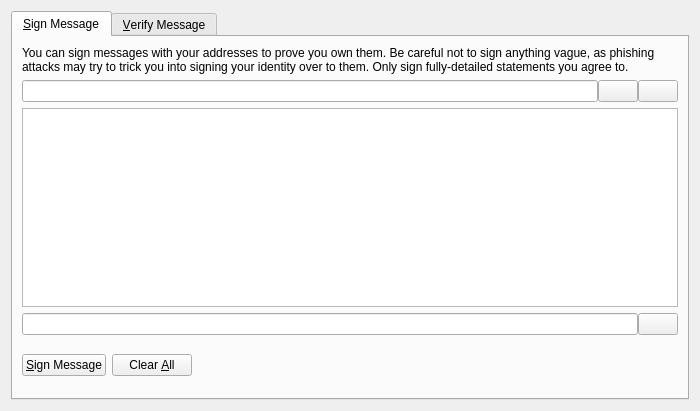
<?xml version="1.0" encoding="UTF-8"?>
<ui version="4.0">
 <class>SignVerifyMessageDialog</class>
 <widget class="QDialog" name="SignVerifyMessageDialog">
  <property name="geometry">
   <rect>
    <x>0</x>
    <y>0</y>
    <width>700</width>
    <height>411</height>
   </rect>
  </property>
  <property name="windowTitle">
   <string>Signatures - Sign / Verify a Message</string>
  </property>
  <property name="modal">
   <bool>true</bool>
  </property>
  <layout class="QVBoxLayout" name="verticalLayout">
   <item>
    <widget class="QTabWidget" name="tabWidget">
     <property name="currentIndex">
      <number>0</number>
     </property>
     <widget class="QWidget" name="tabSignMessage">
      <attribute name="title">
       <string>&amp;Sign Message</string>
      </attribute>
      <layout class="QVBoxLayout" name="verticalLayout_SM">
       <item>
        <widget class="QLabel" name="infoLabel_SM">
         <property name="text">
          <string>You can sign messages with your addresses to prove you own them. Be careful not to sign anything vague, as phishing attacks may try to trick you into signing your identity over to them. Only sign fully-detailed statements you agree to.</string>
         </property>
         <property name="textFormat">
          <enum>Qt::PlainText</enum>
         </property>
         <property name="wordWrap">
          <bool>true</bool>
         </property>
        </widget>
       </item>
       <item>
        <layout class="QHBoxLayout" name="horizontalLayout_1_SM">
         <property name="spacing">
          <number>0</number>
         </property>
         <item>
          <widget class="QValidatedLineEdit" name="addressIn_SM">
           <property name="toolTip">
            <string>The address to sign the message with (e.g. Fibre1QR5TXecqnFJhBY959CMKGy8t37oU)</string>
           </property>
           <property name="maxLength">
            <number>34</number>
           </property>
          </widget>
         </item>
         <item>
          <widget class="QPushButton" name="addressBookButton_SM">
           <property name="toolTip">
            <string>Choose an address from the address book</string>
           </property>
           <property name="text">
            <string/>
           </property>
           <property name="icon">
            <iconset resource="../bitcoin.qrc">
             <normaloff>:/icons/address-book</normaloff>:/icons/address-book</iconset>
           </property>
           <property name="shortcut">
            <string>Alt+A</string>
           </property>
           <property name="autoDefault">
            <bool>false</bool>
           </property>
          </widget>
         </item>
         <item>
          <widget class="QPushButton" name="pasteButton_SM">
           <property name="toolTip">
            <string>Paste address from clipboard</string>
           </property>
           <property name="text">
            <string/>
           </property>
           <property name="icon">
            <iconset resource="../bitcoin.qrc">
             <normaloff>:/icons/editpaste</normaloff>:/icons/editpaste</iconset>
           </property>
           <property name="shortcut">
            <string>Alt+P</string>
           </property>
           <property name="autoDefault">
            <bool>false</bool>
           </property>
          </widget>
         </item>
        </layout>
       </item>
       <item>
        <widget class="QPlainTextEdit" name="messageIn_SM">
         <property name="toolTip">
          <string>Enter the message you want to sign here</string>
         </property>
        </widget>
       </item>
       <item>
        <layout class="QHBoxLayout" name="horizontalLayout_2_SM">
         <property name="spacing">
          <number>0</number>
         </property>
         <item>
          <widget class="QLineEdit" name="signatureOut_SM">
           <property name="font">
            <font>
             <italic>true</italic>
            </font>
           </property>
           <property name="readOnly">
            <bool>true</bool>
           </property>
          </widget>
         </item>
         <item>
          <widget class="QPushButton" name="copySignatureButton_SM">
           <property name="toolTip">
            <string>Copy the current signature to the system clipboard</string>
           </property>
           <property name="text">
            <string/>
           </property>
           <property name="icon">
            <iconset resource="../bitcoin.qrc">
             <normaloff>:/icons/editcopy</normaloff>:/icons/editcopy</iconset>
           </property>
           <property name="autoDefault">
            <bool>false</bool>
           </property>
          </widget>
         </item>
        </layout>
       </item>
       <item>
        <layout class="QHBoxLayout" name="horizontalLayout_3_SM">
         <item>
          <widget class="QPushButton" name="signMessageButton_SM">
           <property name="toolTip">
            <string>Sign the message to prove you own this Fibre address</string>
           </property>
           <property name="text">
            <string>&amp;Sign Message</string>
           </property>
           <property name="icon">
            <iconset resource="../bitcoin.qrc">
             <normaloff>:/icons/edit</normaloff>:/icons/edit</iconset>
           </property>
           <property name="autoDefault">
            <bool>false</bool>
           </property>
          </widget>
         </item>
         <item>
          <widget class="QPushButton" name="clearButton_SM">
           <property name="toolTip">
            <string>Reset all sign message fields</string>
           </property>
           <property name="text">
            <string>Clear &amp;All</string>
           </property>
           <property name="icon">
            <iconset resource="../bitcoin.qrc">
             <normaloff>:/icons/remove</normaloff>:/icons/remove</iconset>
           </property>
           <property name="autoDefault">
            <bool>false</bool>
           </property>
          </widget>
         </item>
         <item>
          <spacer name="horizontalSpacer_1_SM">
           <property name="orientation">
            <enum>Qt::Horizontal</enum>
           </property>
           <property name="sizeHint" stdset="0">
            <size>
             <width>40</width>
             <height>48</height>
            </size>
           </property>
          </spacer>
         </item>
         <item>
          <widget class="QLabel" name="statusLabel_SM">
           <property name="font">
            <font>
             <weight>50</weight>
             <bold>false</bold>
            </font>
           </property>
           <property name="text">
            <string/>
           </property>
           <property name="wordWrap">
            <bool>true</bool>
           </property>
          </widget>
         </item>
         <item>
          <spacer name="horizontalSpacer_2_SM">
           <property name="orientation">
            <enum>Qt::Horizontal</enum>
           </property>
           <property name="sizeHint" stdset="0">
            <size>
             <width>40</width>
             <height>48</height>
            </size>
           </property>
          </spacer>
         </item>
        </layout>
       </item>
      </layout>
     </widget>
     <widget class="QWidget" name="tabVerifyMessage">
      <attribute name="title">
       <string>&amp;Verify Message</string>
      </attribute>
      <layout class="QVBoxLayout" name="verticalLayout_VM">
       <item>
        <widget class="QLabel" name="infoLabel_VM">
         <property name="text">
          <string>Enter the signing address, message (ensure you copy line breaks, spaces, tabs, etc. exactly) and signature below to verify the message. Be careful not to read more into the signature than what is in the signed message itself, to avoid being tricked by a man-in-the-middle attack.</string>
         </property>
         <property name="textFormat">
          <enum>Qt::PlainText</enum>
         </property>
         <property name="alignment">
          <set>Qt::AlignLeading|Qt::AlignLeft|Qt::AlignTop</set>
         </property>
         <property name="wordWrap">
          <bool>true</bool>
         </property>
        </widget>
       </item>
       <item>
        <layout class="QHBoxLayout" name="horizontalLayout_1_VM">
         <property name="spacing">
          <number>0</number>
         </property>
         <item>
          <widget class="QValidatedLineEdit" name="addressIn_VM">
           <property name="toolTip">
            <string>The address the message was signed with (e.g. Fibre1QR5TXecqnFJhBY959CMKGy8t37oU)</string>
           </property>
           <property name="maxLength">
            <number>34</number>
           </property>
          </widget>
         </item>
         <item>
          <widget class="QPushButton" name="addressBookButton_VM">
           <property name="toolTip">
            <string>Choose an address from the address book</string>
           </property>
           <property name="text">
            <string/>
           </property>
           <property name="icon">
            <iconset resource="../bitcoin.qrc">
             <normaloff>:/icons/address-book</normaloff>:/icons/address-book</iconset>
           </property>
           <property name="shortcut">
            <string>Alt+A</string>
           </property>
           <property name="autoDefault">
            <bool>false</bool>
           </property>
          </widget>
         </item>
        </layout>
       </item>
       <item>
        <widget class="QPlainTextEdit" name="messageIn_VM"/>
       </item>
       <item>
        <widget class="QValidatedLineEdit" name="signatureIn_VM"/>
       </item>
       <item>
        <layout class="QHBoxLayout" name="horizontalLayout_2_VM">
         <item>
          <widget class="QPushButton" name="verifyMessageButton_VM">
           <property name="toolTip">
            <string>Verify the message to ensure it was signed with the specified Fibre address</string>
           </property>
           <property name="text">
            <string>&amp;Verify Message</string>
           </property>
           <property name="icon">
            <iconset resource="../bitcoin.qrc">
             <normaloff>:/icons/transaction_0</normaloff>:/icons/transaction_0</iconset>
           </property>
           <property name="autoDefault">
            <bool>false</bool>
           </property>
          </widget>
         </item>
         <item>
          <widget class="QPushButton" name="clearButton_VM">
           <property name="toolTip">
            <string>Reset all verify message fields</string>
           </property>
           <property name="text">
            <string>Clear &amp;All</string>
           </property>
           <property name="icon">
            <iconset resource="../bitcoin.qrc">
             <normaloff>:/icons/remove</normaloff>:/icons/remove</iconset>
           </property>
           <property name="autoDefault">
            <bool>false</bool>
           </property>
          </widget>
         </item>
         <item>
          <spacer name="horizontalSpacer_1_VM">
           <property name="orientation">
            <enum>Qt::Horizontal</enum>
           </property>
           <property name="sizeHint" stdset="0">
            <size>
             <width>40</width>
             <height>48</height>
            </size>
           </property>
          </spacer>
         </item>
         <item>
          <widget class="QLabel" name="statusLabel_VM">
           <property name="font">
            <font>
             <weight>50</weight>
             <bold>false</bold>
            </font>
           </property>
           <property name="text">
            <string/>
           </property>
           <property name="wordWrap">
            <bool>true</bool>
           </property>
          </widget>
         </item>
         <item>
          <spacer name="horizontalSpacer_2_VM">
           <property name="orientation">
            <enum>Qt::Horizontal</enum>
           </property>
           <property name="sizeHint" stdset="0">
            <size>
             <width>40</width>
             <height>48</height>
            </size>
           </property>
          </spacer>
         </item>
        </layout>
       </item>
      </layout>
     </widget>
    </widget>
   </item>
  </layout>
 </widget>
 <customwidgets>
  <customwidget>
   <class>QValidatedLineEdit</class>
   <extends>QLineEdit</extends>
   <header>qvalidatedlineedit.h</header>
  </customwidget>
 </customwidgets>
 <resources>
  <include location="../bitcoin.qrc"/>
 </resources>
 <connections/>
</ui>
